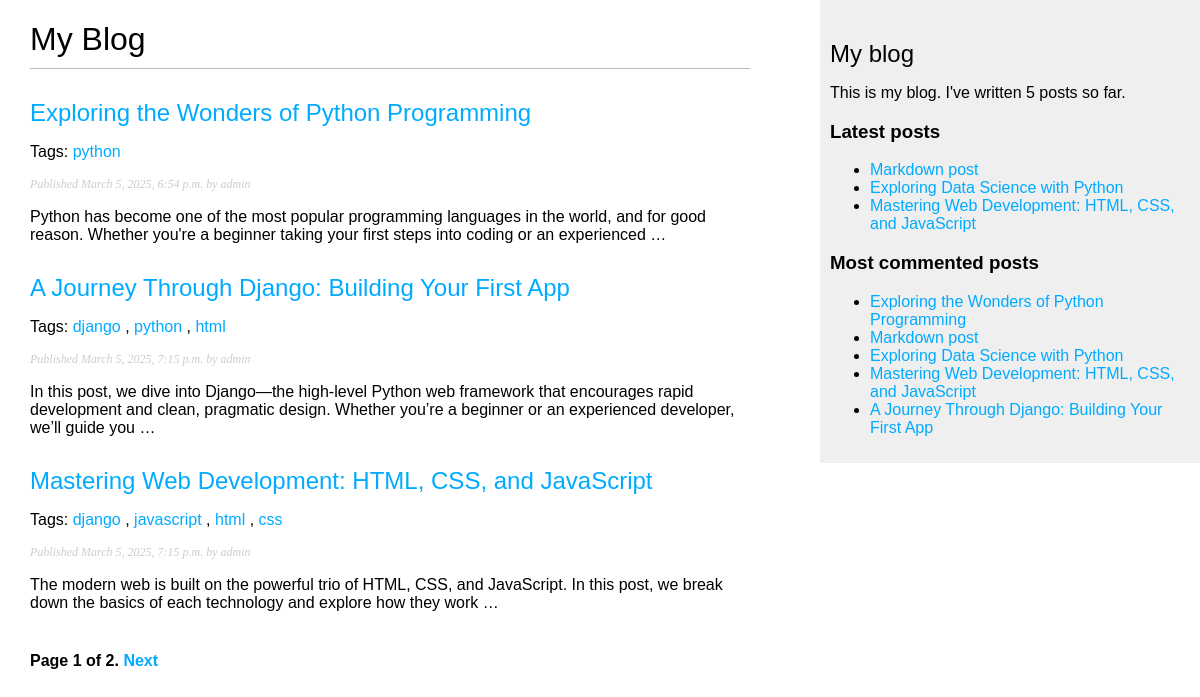
Screenshot of /blog/ with the database file from the repository.
### blogapp/models.py (models this page shows, shortened)
class Post(models.Model):
    objects = models.Manager()
    published = PublishedManager()
    class Status(models.TextChoices):
        DRAFT = 'DF', "Draft"
        PUBLISHED = 'PB', "Published"
    title = models.CharField(max_length=250)
    slug = models.SlugField(
        max_length=250,
        unique_for_date='publish'
    )
    author = models.ForeignKey(
        settings.AUTH_USER_MODEL,
        on_delete=models.CASCADE,
        related_name='blog_posts'
    )
    body = models.TextField()
    publish = models.DateTimeField(default=timezone.now)
    created = models.DateTimeField(auto_now_add=True)
    updated = models.DateTimeField(auto_now=True)
    status = models.CharField(
        max_length=2,
        choices=Status,
        default=Status.DRAFT
    )
    tags = TaggableManager()
    class Meta:
        ordering = ['publish']
        indexes = [models.Index(fields=['-publish'])]
    def get_absolute_url(self):
        return reverse(
    'blog:post_detail',
            args=[
                self.publish.year,
                self.publish.month,
                self.publish.day,
                self.slug]
    )

### blogapp/views.py (the view)
def post_list(request, tag_slug=None):
    post_list = Post.published.all()
    tag = None
    if tag_slug:
        tag = get_object_or_404(Tag, slug=tag_slug)
        post_list = post_list.filter(tags__in=[tag])
    paginator = Paginator(post_list, 3)
    page_number = request.GET.get('page', 1)
    try:
        posts = paginator.page(page_number)
    except PageNotAnInteger:
        posts = paginator.page(1)
    except EmptyPage:
        posts = paginator.page(paginator.num_pages)
    return render(
        request,
        'blog/post/list.html',
        {
            'posts': posts,
            'tag': tag
        }
    )

### blogapp/templatetags/blog_tags.py (called while the page is built)
@register.simple_tag
def total_posts():
    return Post.published.count()

@register.inclusion_tag('blog/post/latest_posts.html')
def show_latest_posts(count=5):
    latest_posts = Post.published.order_by('-publish')[:count]
    return {'latest_posts': latest_posts}

@register.simple_tag
def get_most_commented_posts(count=5):
    return Post.published.annotate(
        total_comments=Count('comments')
    ).order_by('-total_comments')[:count]

@register.filter(name='markdown')
def markdown_format(text):
    return mark_safe(markdown.markdown(text))

### blogapp/templates/blog/post/list.html (shortened to what this page needs)
{% extends "blog/base.html" %}
{% load blog_tags %}
{% block content %}
    <h1>My Blog</h1>
    {% for post in posts %}
        <h2>
            <a href="{{ post.get_absolute_url }}">
                {{ post.title }}
            </a>
        </h2>
        <p class="tags">
            Tags:
            {% for tag in post.tags.all %}
            <a href="{% url 'blog:post_list_by_tag' tag.slug %}">
                {{ tag.name }}
            </a>{% if not forloop.last %}, {% endif %}
            {% endfor %}
        </p>
    <p class="date">
        Published {{ post.publish }} by {{ post.author }}
    </p>
        {{ post.body|markdown|truncatewords_html:30 }}
    {% endfor %}
    {% include "pagination.html" with page=posts %}
{% endblock %}

### blogapp/templates/blog/base.html (shortened to what this page needs)
{% load blog_tags %}
{% load static %}
<!DOCTYPE html>
<html>
<head>
    <link href="{% static 'css/blog.css' %}" rel="stylesheet">
</head>
    <body>
        <div id="content">
            {% block content %}
            {% endblock %}
        </div>
        <div id="sidebar">
            <h2>My blog</h2>
            <p>This is my blog.
            I've written {% total_posts %} posts so far.
            </p>
            <h3>Latest posts</h3>
            {% show_latest_posts 3 %}
            <h3>Most commented posts</h3>
            {% get_most_commented_posts as most_commented_posts %}
            <ul>
                {% for post in most_commented_posts %}
                <li>
                    <a href="{{ post.get_absolute_url }}">{{ post.title }}</a>
                </li>
                {% endfor %}
            </ul>
        </div>
    </body>
</html>

### blogapp/templates/blog/post/latest_posts.html
<ul>
    {% for post in latest_posts %}
    <li>
        <a href="{{ post.get_absolute_url }}">{{ post.title }}</a>
    </li>
    {% endfor %}
</ul>

### blogapp/static/css/blog.css (style rules this page uses)
body { margin:0; padding:0; font-family:helvetica, sans-serif; }
a { color:#00abff; text-decoration:none; }
h1 { font-weight:normal; border-bottom:1px solid #bbb; padding:0 0 10px 0; }
h2 { font-weight:normal; margin:30px 0 0; }
#content { float:left; width:60%; padding:0 0 0 30px; }
#sidebar { float:right; width:30%; padding:10px; background:#efefef; height:100%; }
p.date { color:#ccc; font-family: georgia, serif; font-size: 12px; font-style: italic; }

### rows the page displays
Post: title "Exploring the Wonders of Python Programming", publish "March 5, 2025, 6:54 p.m.", author "admin", body "Python has become one of the most popular programming languages in the world, and for good reason. Whether you're a beginner taking your first steps into coding or an experienced …"
Tag: name "python"
Post: title "A Journey Through Django: Building Your First App", publish "March 5, 2025, 7:15 p.m.", author "admin", body "In this post, we dive into Django—the high-level Python web framework that encourages rapid development and clean, pragmatic design. Whether you’re a beginner or an experienced developer, we’ll guide you …"
Tag: name "django"
Tag: name "html"
Post: title "Mastering Web Development: HTML, CSS, and JavaScript", publish "March 5, 2025, 7:15 p.m.", author "admin", body "The modern web is built on the powerful trio of HTML, CSS, and JavaScript. In this post, we break down the basics of each technology and explore how they work …"
Tag: name "javascript"
Tag: name "css"
Post: title "Markdown post"
Post: title "Exploring Data Science with Python"

### other values shown
{{ page.number }} "1"
{{ page.paginator.num_pages }} "2"
